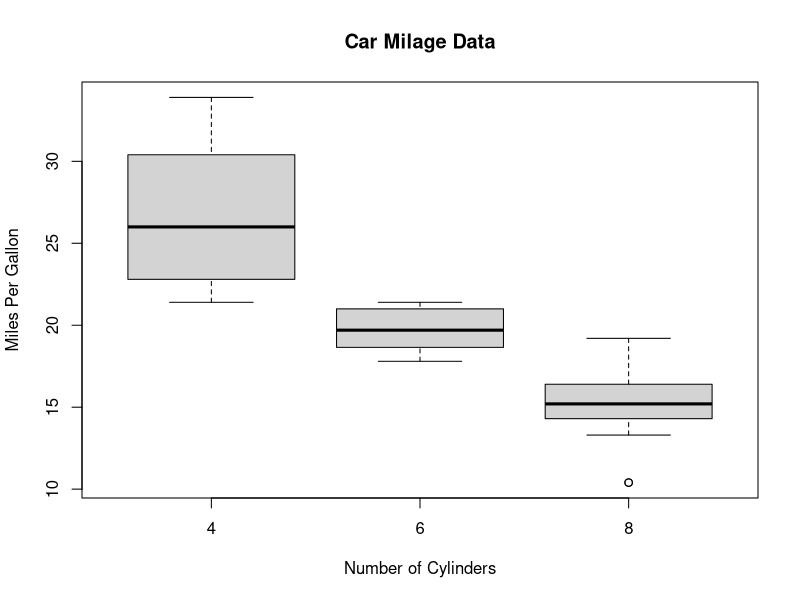
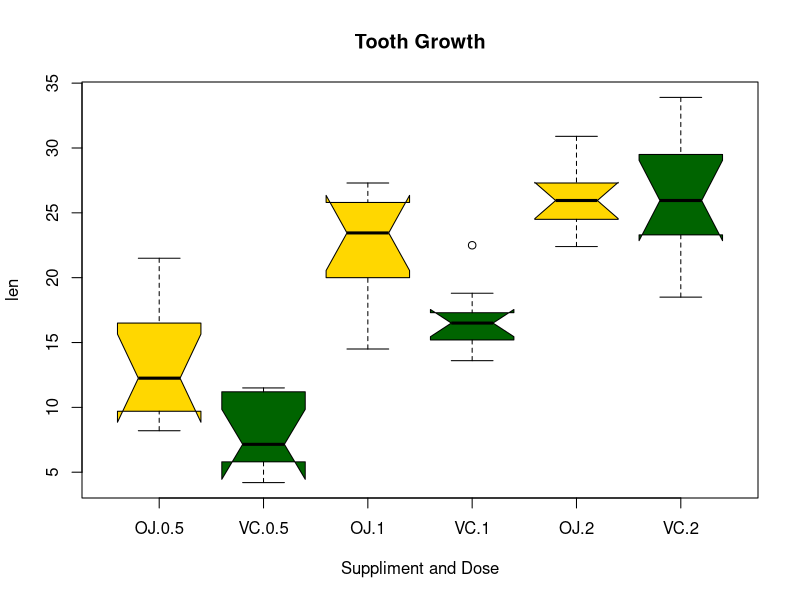
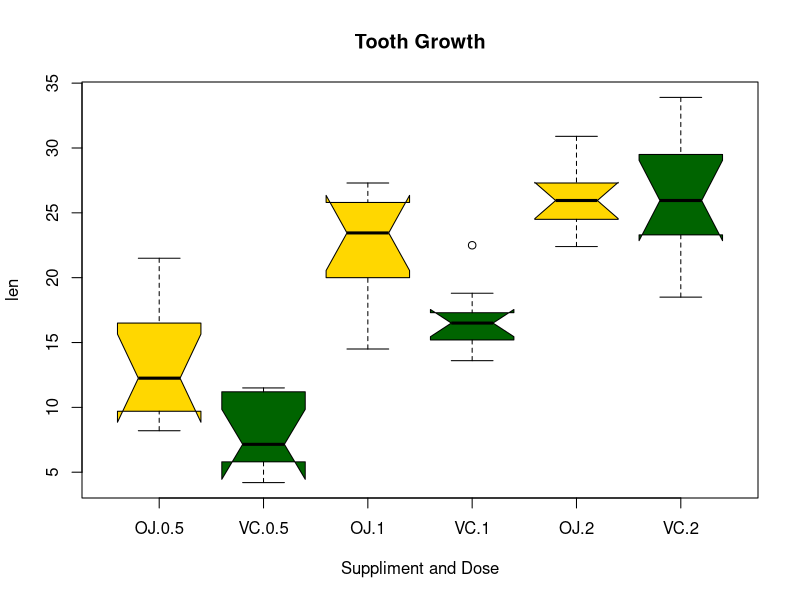
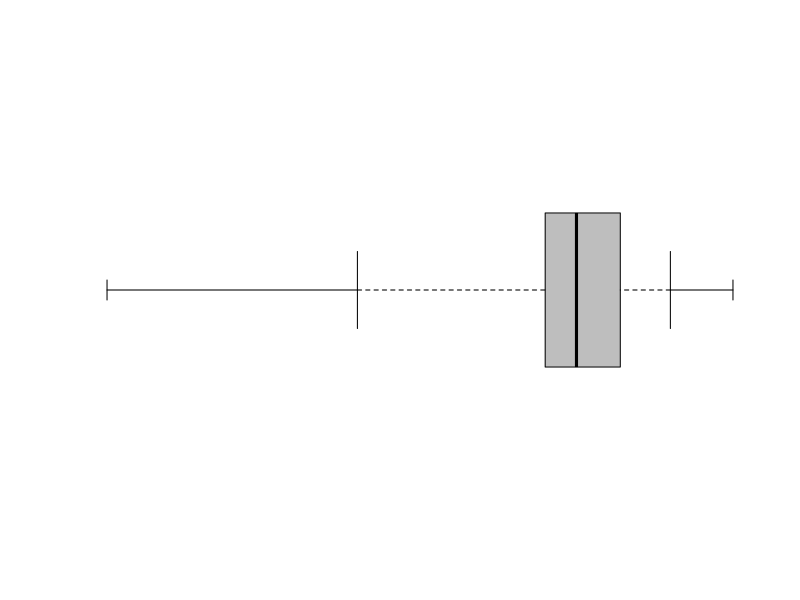
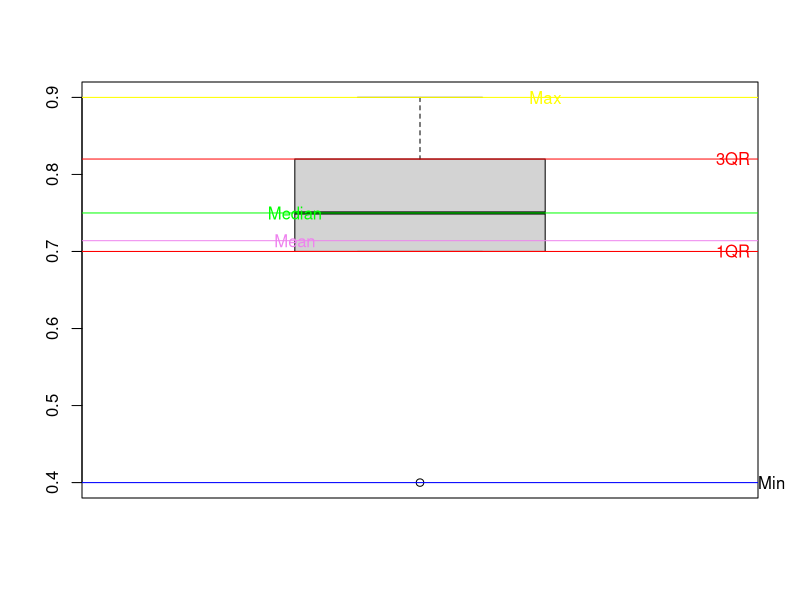
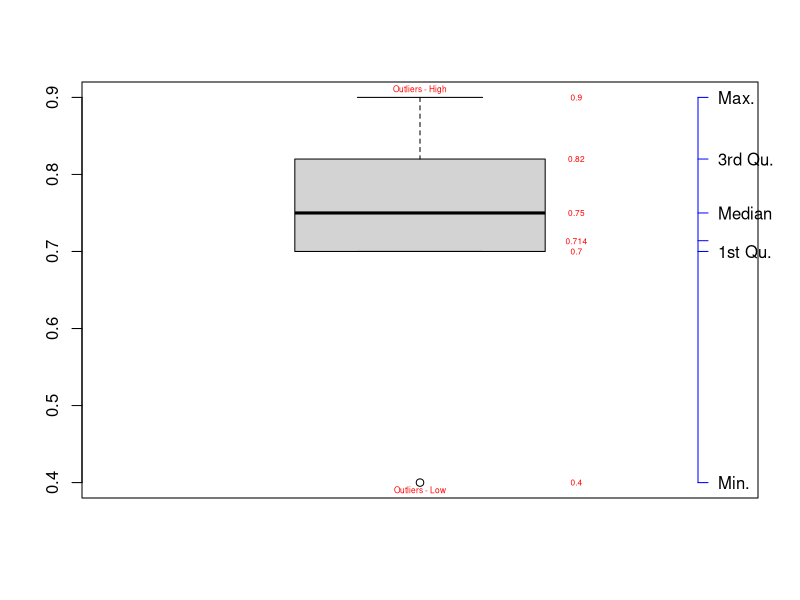

Generate these figures, in order, with R:
# Box Plots

# Boxplot of MPG by Car Cylinders 
boxplot(mpg~cyl,data=mtcars, main="Car Milage Data", 
        xlab="Number of Cylinders", ylab="Miles Per Gallon")

# Notched Boxplot of Tooth Growth Against 2 Crossed Factors
# boxes colored for ease of interpretation 
boxplot(len~supp*dose, data=ToothGrowth, notch=TRUE, 
        col=(c("gold","darkgreen")),
        main="Tooth Growth", xlab="Suppliment and Dose")
#In the notched boxplot, if two boxes' notches do not overlap this is ‘strong evidence’ their medians differ (

# Notched Boxplot of Tooth Growth Against 2 Crossed Factors
# boxes colored for ease of interpretation 
boxplot(len~supp*dose, data=ToothGrowth, notch=TRUE, 
        col=(c("gold","darkgreen")),
        main="Tooth Growth", xlab="Suppliment and Dose")

# BoxPlot 3 -------------
data    <- c(0.4, 0.7, 0.75, 0.82, 0.9)
data
endaxis <- c(0, 1)  # endpoints of axis
datamm  <- c(min(data), max(data))
boxplot(data, horizontal = TRUE, range = 0, ylim = endaxis,
        axes = FALSE, col = "grey", add = FALSE)
arrows(endaxis, 1,  datamm, 1,  code = 1, angle = 90, length = 0.1)
valuelabels <- c(endaxis[1], round(fivenum(data)[2], digits = 2) ,
                 round(fivenum(data)[4], digits = 2), endaxis[2]  ) 

# Boxplot 4 ----------

boxplot(data)
abline(h = min(data), col = "Blue")
mtext(4,at = min(data), text='Min' , las=2)

abline(h = max(data), col = "Yellow")
text(x=1.2, y=max(data), labels= 'Max', col='Yellow')

abline(h = median(data), col = "Green")
text(x=.8, y=median(data), labels= 'Median', col='Green')

abline(h = mean(data), col = "Violet")
text(x=.8, y=mean(data), labels= 'Mean', col='Violet')

abline(h = quantile(data, c(0.25, 0.75)), col = "Red")
text(x=1.5, y=quantile(data, c(0.25, 0.75)), 
     labels= c('1QR','3QR'), col='Red')

boxplot(data)
axis(4, at=summary(data), labels = names(summary(data)), 
     las=2, line = -3, cex.lab=.5,col="blue")
text(x=1.25, y=summary(data), labels = summary(data), col='red', cex=.5)

text(x=1, y=c(min(data)-.01, max(data)+.01), 
     labels = c('Outliers - Low', 'Outliers - High'), col='red', cex=.5)

